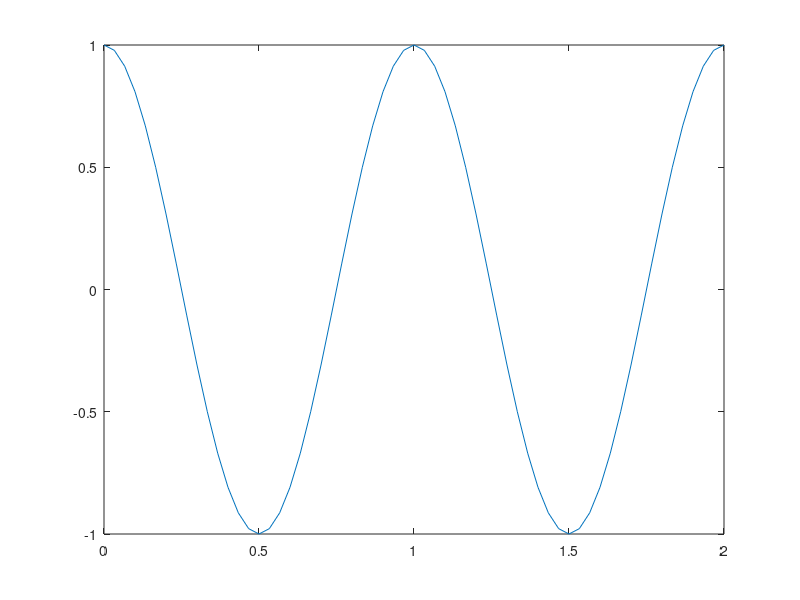

This chart was generated by the following MATLAB code:
clc
clear all
f=1
t=1/f
fa=2*pi*f
fs=30
x=0:1/fs:2;
y=cos(2*pi*x);
plot(x,y)

% n=0:60;
% x1=cos(2*pi/30*n);
% stem(n,x1,'r')